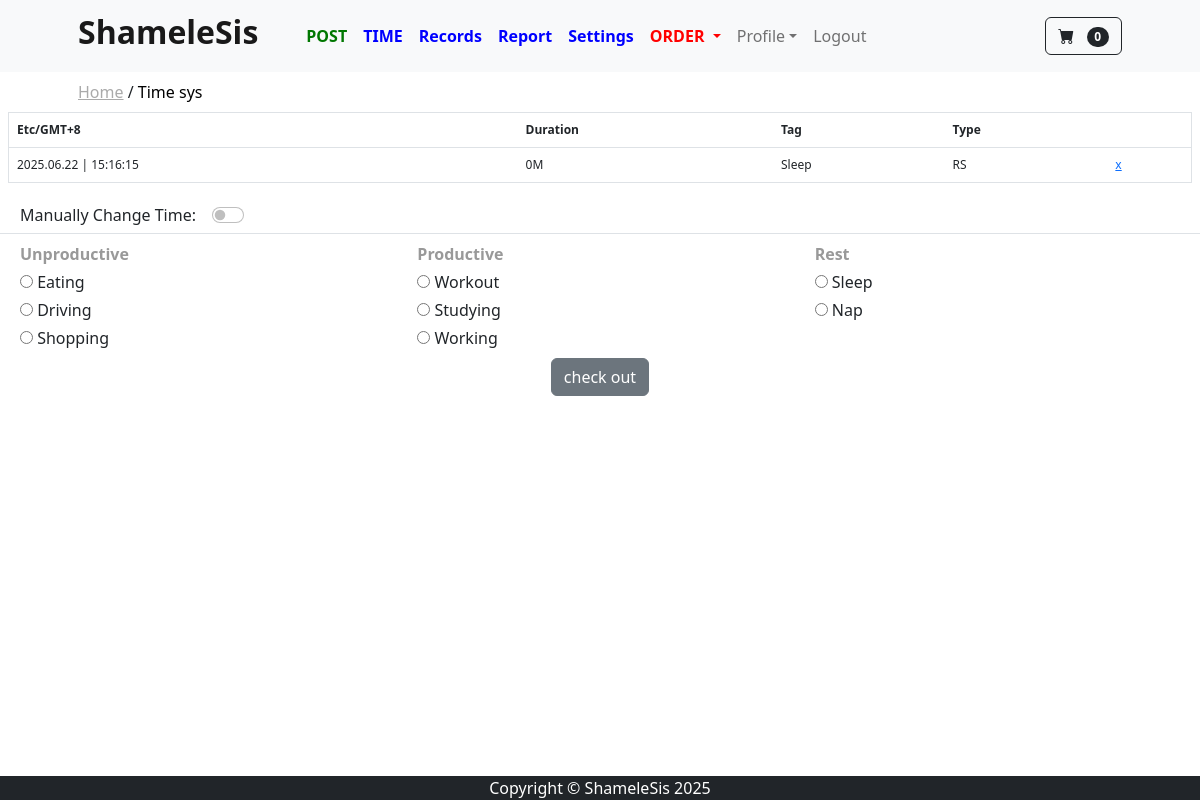
/time_sys/ (signed in), run on an earlier commit of the app's database.
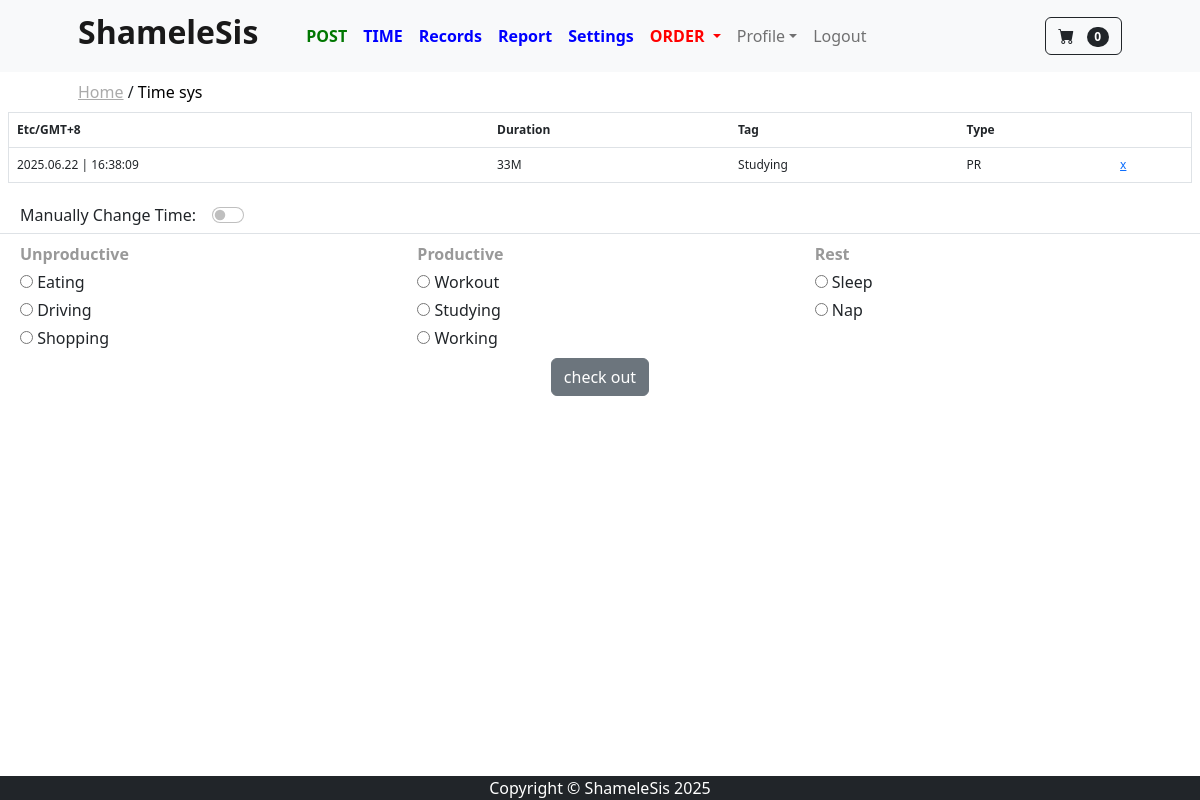
And on a later commit of the database.
### time_sys/models.py (models this page shows, shortened)
class TimeRecord(models.Model):
    end = models.DateTimeField()
    duration = models.IntegerField()
    tag = models.CharField(max_length=255)
    type = models.CharField(max_length=255)
    @property
    def formatted_duration(self):
        seconds = self.duration
        minutes = self.duration // 60
        seconds = seconds % 60
        if minutes < 60:
            return f"{minutes}M"
        hours = minutes // 60
        minutes = minutes % 60
        return f"{hours}h {minutes}m {seconds}s"

class TimeTag(models.Model):
    tag = models.CharField(max_length=255)
    type = models.CharField(max_length=255)

### time_sys/views.py (the view, shortened to what this page needs)
# urls.py: path('', views.time_checkout, name='time_checkout'),
@login_required
@user_passes_test(lambda u: u.is_superuser)
def time_checkout(request):
    form = TimeCheckoutForm(request.POST or None)
    tags = TimeTag.objects.all()
    record_qs = TimeRecord.objects.all()
    checkout_time = timezone.now()
    if not tags.exists():
        messages.error(request, 'Please create a Time-Tag first.')
        return redirect('time_settings')
    if record_qs.exists():
        this_utc = timezone.now()
        last_utc = record_qs.order_by('-id').first().end
    if form.errors:
        for field, errs in form.errors.items():
            for err in errs:
                messages.error(request, f'{field}: {err}')
    records = TimeRecord.objects.order_by('-id')[:1]
    context = {
        'form': form,
        'tags': tags,
        'timezone': timezone_display(request.user.profile),
        'now': this_utc,
        'last': last_utc if record_qs.exists() else None,
        'records': records
    }
    return render(request, 'time/time_checkout.html', context)

### time_sys/forms.py
class TimeCheckoutForm(forms.Form):
    time_tag = forms.CharField(required=True)
    time_switch = forms.CharField(required=False)
    time_correction = forms.DateTimeField(required=False)

### cart/cart.py (called while the page is built)
    def __len__(self):
        return len(self.cart)

### cart/context_processors.py (called while the page is built)
def cart(request):
    return {'cart': Cart(request)}

### store/context_processors.py (called while the page is built)
def base_breadcrumbs(request):
    path = request.path
    parts = path.strip('/').split('/')
    breadcrumbs = []
    url = ''
    for part in parts:
        url += f'/{part}'
        breadcrumbs.append({'name': part.replace('_', ' ').capitalize(), 'url': url})
    return {'breadcrumbs': breadcrumbs}

### store/templatetags/breadcrumbs.py (called while the page is built)
@register.inclusion_tag('breadcrumbs.html')
def show_breadcrumbs(breadcrumbs):
    return {'breadcrumbs': breadcrumbs}

### time_sys/utils.py (called while the page is built)
def timezone_display(user):
    if user.timezone[7]=="-":
        timezone_string = user.timezone.replace("-", "+")
    else:
        timezone_string = user.timezone.replace("+", "-")
    return timezone_string

### time_sys/templates/time/time_checkout.html (shortened to what this page needs)
{% extends 'base.html' %}
{% block content %}
{% load tz %}
<form method="POST" class="form-register">
<div class="container-fluid px-2" style="font-size:12px">
   <div class="row">
    <div class="col-12">
        <table class="table border border-1">
            <thead>
               <tr>
                  <th scope="col">{{ timezone }}</th>
                  <th scope="col">Duration</th>
                  <th scope="col">Tag</th>
                  <th scope="col">Type</th>
                  <th scope="col"></th>
               </tr>
            </thead>
            <tbody>
               {% for record in records %}
               <tr>
                  {% timezone request.user.profile.timezone %}
                  <td>{{ record.end|date:"Y.m.d | H:i:s" }}</td>
                  {% endtimezone %}
                  <td>{{ record.formatted_duration }}</td>
                  <td>{{ record.tag }}</td>
                  <td>{{ record.type }}</td>
                  <td>
                     <a href="javascript:{}" onclick="
                           document.getElementById('ch{{ record.id }}').checked = true;
                           document.getElementById('my_form').submit();
                           ">x</a>
                  </td>
               </tr>
               {% endfor %}
            </tbody>
         </table>
    </div>
   </div>
</div>
<div class="container-fluid text-center border-bottom mt-1 pb-1 mb-2" >
    <div class="row" >
        <div class="col-12 text-center">
            <div class="ms-2" style="float:left;">Manually Change Time:</div>
            <div class="col-6 form-check form-switch ms-3" style="float:left">
                    <input class="form-check-input" type="checkbox" name="time_switch" id="switch" value="TRUE" onclick="myFunction()"/>
            </div>
        </div>
    </div>
</div>
<div class="container-fluid">
    <div class="row ps-2" style="font-weight:bold;color:#999">
        <div class="col-4 pe-0 title_time">Unproductive</div>
        <div class="col-4 pe-0 title_time">Productive</div>
        <div class="col-4 pe-0 title_time">Rest</div>
    </div>
    <div class="row mb-2 ps-2">
        <div class="col-4 pe-0">
            {% for tag in tags %}
            {% if tag.type == 'UN' %}
                <div class="col text_d_title pt-1">
                   <input type="radio" id="{{ tag.tag }}" name="time_tag" value="{{ tag.tag }}-{{ tag.type }}">
                   <label for="{{ tag.tag }}">{{tag.tag}}</label>
               </div>
            {% endif %}
            {% endfor %}
        </div>
        <div class="col-4 pe-0">
            {% for tag in tags %}
            {% if tag.type == 'PR' %}
                <div class="col text_d_title pt-1">
                   <input type="radio" id="{{ tag.tag }}" name="time_tag" value="{{ tag.tag }}-{{ tag.type }}">
                   <label for="{{ tag.tag }}">{{tag.tag}}</label>
               </div>
            {% endif %}
            {% endfor %}
        </div>
        <div class="col-4 pe-0">
            {% for tag in tags %}
            {% if tag.type == 'RS' %}
                <div class="col text_d_title pt-1">
                   <input type="radio" id="{{ tag.tag }}" name="time_tag" value="{{ tag.tag }}-{{ tag.type }}">
                   <label for="{{ tag.tag }}">{{tag.tag}}</label>
               </div>
            {% endif %}
            {% endfor %}
        </div>
    </div>
</div>
<div class="container text-center" >
    <div class="row">
        <div class="col-12 pt-0" style="">
            <button type="submit" class="btn btn-secondary mb-3">check out</button>
        </div>
    </div>
</div>
</form>
{% endblock %}

What changed in the data, as far as the page shows it:
removed TimeRecord: end|H "2025.06.22 | 15:16:15", formatted_duration "0M", tag "Sleep", type "RS"
added TimeRecord: end|H "2025.06.22 | 16:38:09", formatted_duration "33M", tag "Studying", type "PR"
